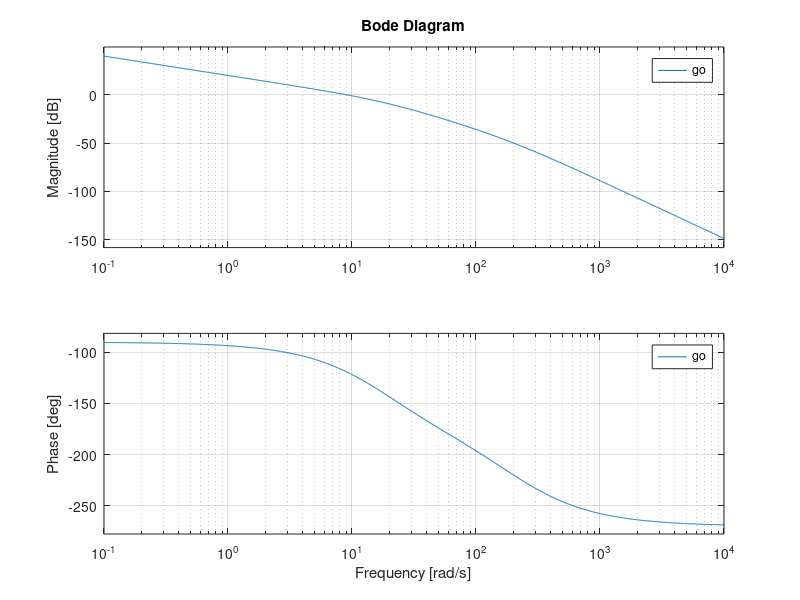
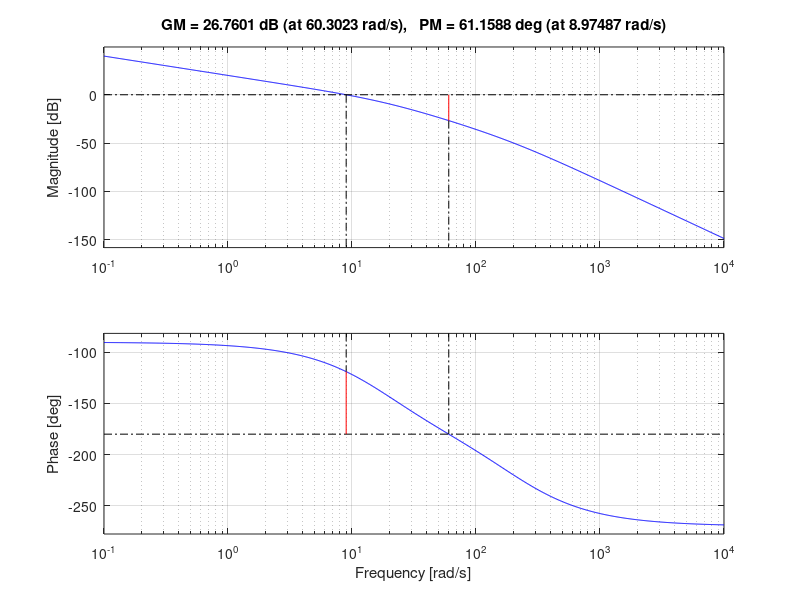
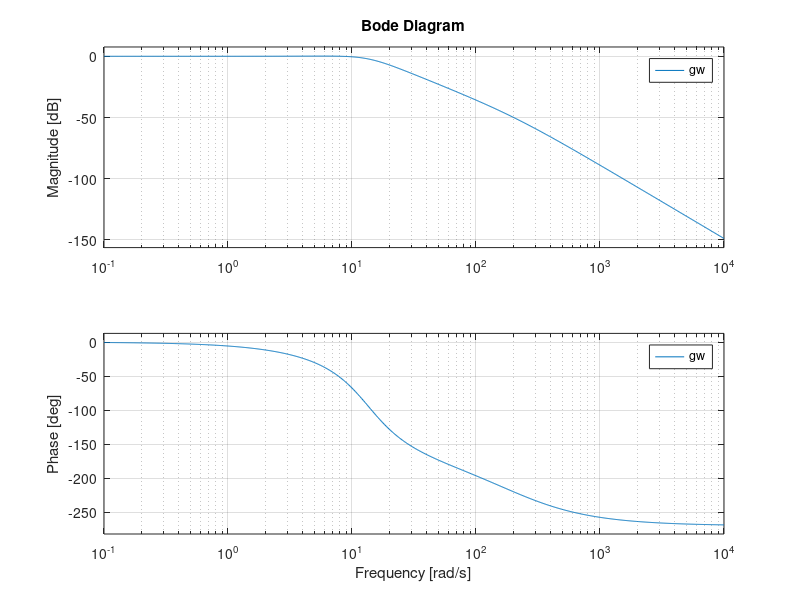
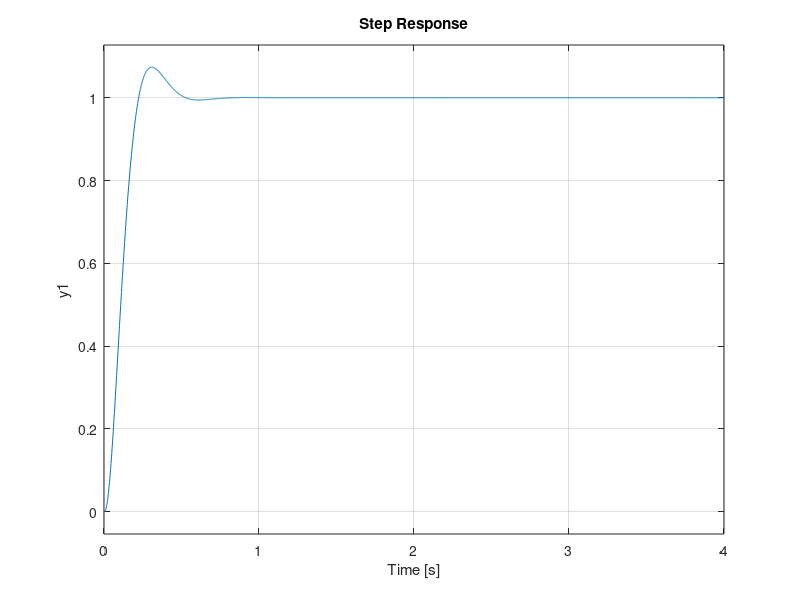

These charts were generated, in order, by the following MATLAB code:
pkg load control

s=tf('s');

gpi=5.75*(1+.53*s)/s;
gs1=.24;
gs2=30/(1+.005*s);
gs3=.242/(1+.53*s);
gs4=1/(1+.055*s);

gs=gs1*gs2*gs3*gs4;

go=gpi*gs;


%?berpr?fung des OFFENEN Regelkreises zur ermittlung des Phasenrandes und
%der Durchtrittsfrequenz
figure(); %ohne zahl in klammern ?ffnet diese Anweisung immer ein neues Fenster
bode(go); %Erzeugung des Bodediagramms
grid on;

figure();
margin(go); %margin liefert direkt den Phasen und Amplitudenrand in der Grafik
grid on;

figure();
gw=feedback(go,1); %feedback(Vorw?rts?bertragungsfunktion([?blicherweise =go],R?ckw?rts?bertragungsfunktion[?blicherweise=1])
bode(gw);
grid on;

figure();
step(gw); %erzeugt Sprungantwort
grid on;
